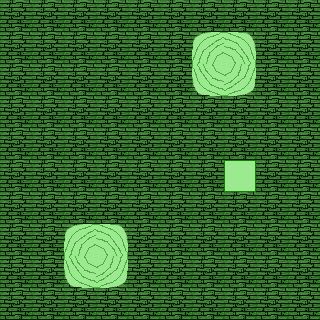

Rendered tile map (Tiled .tmx) drawn with the repository's tilesets; below, a short description and the map source with its tile grids summarised:
An orthogonal 10x10 tile map with 32x32 px tiles, 2 tile layers (Tile Layer 1, Tile Layer 2), 3 tilesets.

<map version="1.0" orientation="orthogonal" renderorder="right-down" width="10" height="10" tilewidth="32" tileheight="32" nextobjectid="1">
 <tileset firstgid="1" name="Floor" tilewidth="32" tileheight="32" tilecount="1" columns="1">
  <image source="Wood floor.png" width="32" height="32" />
 </tileset>
 <tileset firstgid="2" name="Wood" tilewidth="32" tileheight="32" tilecount="1" columns="1">
  <image source="Wood floor.png" width="32" height="32" />
 </tileset>
 <tileset firstgid="3" name="green" tilewidth="32" tileheight="32" tilecount="4" columns="2">
  <image source="floor.png" width="64" height="64" />
 </tileset>
 <layer name="Tile Layer 1" width="10" height="10">
  <data>[100 cells, 100 non-empty, 1 distinct tile ids]</data>
 </layer>
 <layer name="Tile Layer 2" width="10" height="10">
  <data>[100 cells, 9 non-empty, 2 distinct tile ids]</data>
 </layer>
</map>
